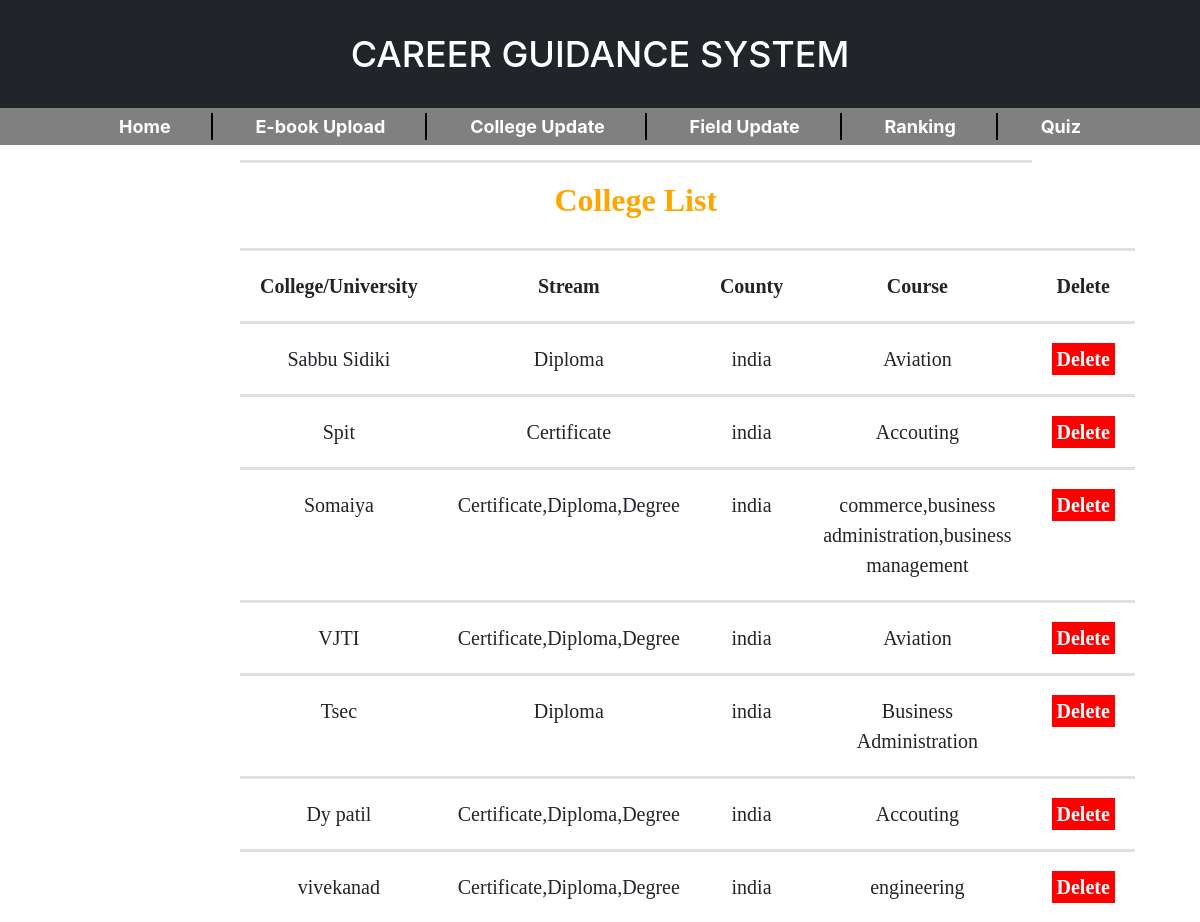
Page /col.php on the committed database.
### tables this page shows
CREATE TABLE `college` (
  `id` int(11) NOT NULL,
  `name` varchar(50) NOT NULL,
  `stream` text NOT NULL,
  `county` text NOT NULL,
  `course` text NOT NULL
);

### col.php (the view, shortened to what this page needs)
<?php
require("config.php");
?>
<!DOCTYPE html>
<html>
<head>
  <link rel="stylesheet" type="text/css" href="css/form.css">
  <link  rel="stylesheet" href="css/bootstrap.min.css"/>
  <link rel="stylesheet" type="text/css" href="css/style.css">
  <link rel="stylesheet" type="text/css" href="css/heading.css">
  <link rel="stylesheet" type="text/css" href="css/footer.css">
  <link rel="stylesheet" type="text/css" href="css/button.css">
  <link rel="stylesheet" type="text/css" href="css/sidebar.css">
  <link rel="stylesheet" type="text/css" href="css/table.css">
  <link rel="stylesheet" type="text/css" href="css/ulli.css">
</head>
<body style="background-image: none;" >
    <h1>CAREER GUIDANCE SYSTEM</h1>
        <ul>
        <li><a href="dash.php?q=0">Home</a></li>
        <li><a href="ebook.php">E-book Upload</a></li>
        <li><a href="infoupload.php">College Update</a></li>
        <li><a href="field.php">Field Update</a></li>
        <li><a href="dash.php?q=2">Ranking</a></li>
        <li><a href="#">Quiz</a>
        </li>
      </ul>
  <table style="margin-top: 8em; width: 60%;margin-left: 20%;">
   <td colspan="4">
        <h3 style="margin-top: 0;color: orange">College List</h3>
      </td>
    <tr>
      <th>College/University</th>
      <th>Stream</th>
      <th>County</th>
      <th>Course</th>
      <th>Delete</th>
    </tr>
<?php
$query ="SELECT * from college ORDER by id desc ";
$results = mysqli_query($db,$query);
while($row = mysqli_fetch_assoc($results)) {
?>
<tr>
  <td align="center"><?php echo $row["name"]; ?></td>
  <td align="center"><?php echo $row["stream"]; ?></td>
  <td align="center"><?php echo $row["county"]; ?></td>
  <td align="center"><?php echo $row["course"]; ?></td>
  <td align="center"><a href="delcol.php?id=<?php echo $row["id"]; ?>"onclick="return confirm('Are you sure?!')" style="margin:0px;background:red;text-decoration: none;padding:5px;color:white;font-weight: bold;">Delete</a></td>
</tr>
<?php
}
?>
  </table>
</body>
</html>

### css/style.css (style rules this page uses)
body { margin: 0; font-family: -apple-system, BlinkMacSystemFont, "Segoe UI", Roboto, "Helvetica Neue", Arial, "Noto Sans", sans-serif, "Apple Color Emoji", "Segoe UI Emoji", "Segoe UI Symbol", "Noto Color Emoji"; font-size: 1rem; font-weight: 400; line-height: 1.5; color: #212529; text-align: left; background-color: #fff; background-image: url("../images/bgpic3.jpg"); background-size: cover; background-repeat: no-repeat; }

### css/heading.css (style rules this page uses)
h3 { color: #fff; text-align: center; margin-top: 10em; font-weight: bold; font-size: 32px; }
h1 { text-align: center; color: #fff; background-color: #212529; margin: auto; line-height: 3em; position: fixed; width: 100%; margin: 0; top: 0; left: 0; z-index: 1; }

### css/table.css (style rules this page uses)
table { border-collapse: collapse; padding: 2em; width: 90%; text-align: center; font-family: all; font-size: 2em; margin-top: 3em; margin-right: 0%; margin-left: 10%; }
th,td { padding: 1em; vertical-align: top; border-top: 3px solid #dee2e6; text-align: center; }
tr,td:hover { color: inherit; }

### css/ulli.css (style rules this page uses)
ul { list-style: none; background-color: gray; text-align: center; margin: 0px auto; padding:5px; position: fixed; top: 0; left: 0; right: 0; width: 100%; }
ul li { margin-top: 6em; display: inline-block; border-right: 2px solid black; font-size: 18px; }
ul li:last-child { border-right: none; }
ul li a { list-style: none; text-decoration: none; padding: 20px 40px; font-weight: bold; color: #fff; }

### rows in the picture
college: name "Sabbu Sidiki", stream "Diploma", county "india", course "Aviation"
college: name "Spit", stream "Certificate", county "india", course "Accouting"
college: name "Somaiya", stream "Certificate,Diploma,Degree", county "india", course "commerce,business administration,business management"
college: name "VJTI", stream "Certificate,Diploma,Degree", county "india", course "Aviation"
college: name "Tsec", stream "Diploma", county "india", course "Business Administration"
college: name "Dy patil", stream "Certificate,Diploma,Degree", county "india", course "Accouting"
college: name "vivekanad", stream "Certificate,Diploma,Degree", county "india", course "engineering"
